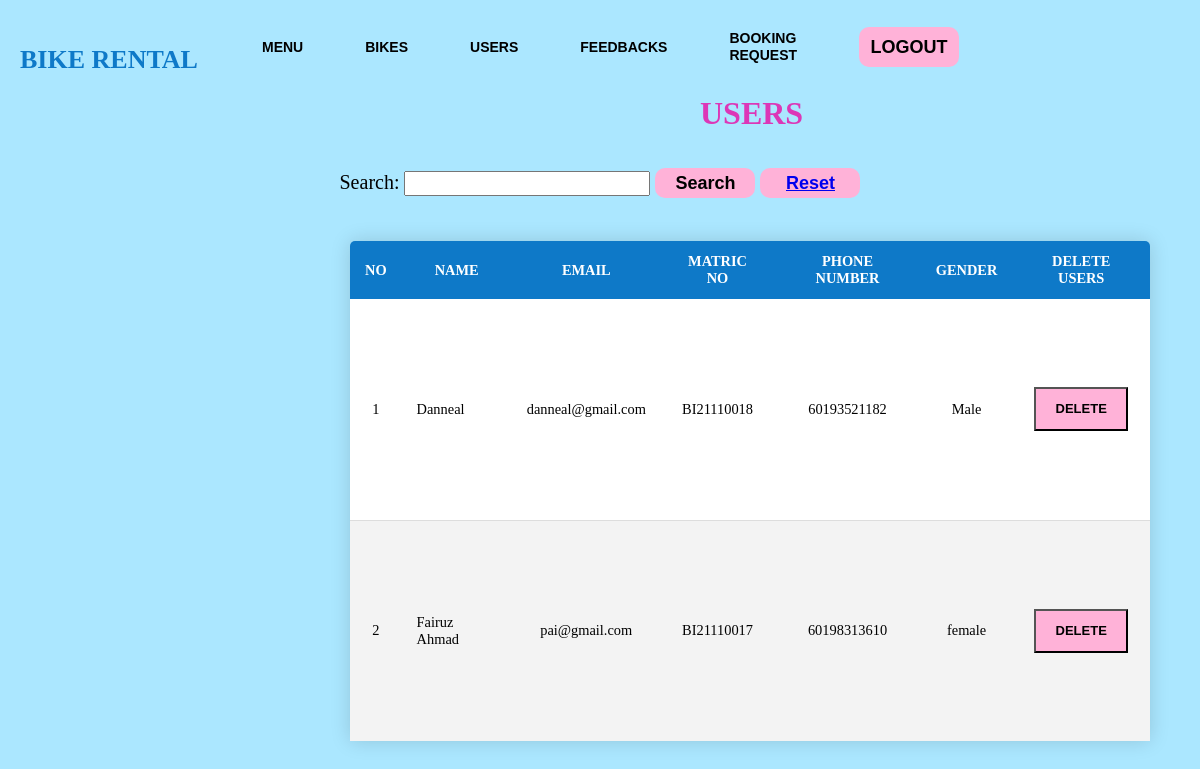
Screenshot of /adminusers.php with the database file from the repository.
### tables this page shows
CREATE TABLE `users` (
  `NAME` varchar(255) NOT NULL,
  `EMAIL` varchar(255) NOT NULL,
  `STUD_NUM` varchar(255) NOT NULL,
  `PHONE_NUMBER` bigint(11) NOT NULL,
  `PASSWORD` varchar(255) NOT NULL,
  `GENDER` varchar(255) NOT NULL
);

### adminusers.php (the view, shortened to what this page needs)
<!DOCTYPE html>
<html lang="en">
<head>
</head>
<body>
<?php
require_once('connection.php');
$query = "select * from users";
$queryy = mysqli_query($con, $query);
?>
<div class="background-container">
    <div class="hai">
        <div class="navbar">
            <div class="icon">
                <h2 class="logo">BIKE RENTAL</h2>
            </div>
            <div class="menu">
                <ul>
                    <li><a href="adminmenu.php">MENU</a></li>
                    <li><a href="adminbike.php">BIKES</a></li>
                    <li><a href="adminusers.php">USERS</a></li>
                    <li><a href="adminfeedback.php">FEEDBACKS</a></li>
                    <li><a href="adminbook.php">BOOKING REQUEST</a></li>
                    <li><button class="nn"><a href="adminlogout.php">LOGOUT</a></button></li>
                </ul>
            </div>
        </div>
        <div>
            <h1 class="header" style="padding-left: 50px;">USERS</h1><br><br>
            <div>
                <div style="text-align: center; font-size: 20px;">
                    <form method="GET" action="">
                        <label for="search">Search:</label>
                        <input type="text" name="search" id="search" style="font-size: 18px; padding-left: 10px;">
                        <button type="submit" class="nn2">Search</button>
                        <button type="submit" class="nn2"><a href="adminusers.php">Reset</a></button>
                    </form>
                </div>
                <br>
                <div>
                    <table class="content-table">
                        <thead>
                            <tr>
                                <th>NO</th>
                                <th>NAME</th>
                                <th>EMAIL</th>
                                <th>MATRIC NO</th>
                                <th>PHONE NUMBER</th>
                                <th>GENDER</th>
                                <th>DELETE USERS</th>
                            </tr>
                        </thead>
                        <tbody>
                            <?php
                            $ucounter = 1;
                            while ($res = mysqli_fetch_array($queryy)) {
                                $searchQuery = isset($_GET['search']) ? $_GET['search'] : '';
                                if (
                                    empty($searchQuery) ||
                                    stripos($res['NAME'], $searchQuery) !== false ||
                                    stripos($res['STUD_NUM'], $searchQuery) !== false ||
                                    stripos($res['EMAIL'], $searchQuery) !== false ||
                                    stripos($res['PHONE_NUMBER'], $searchQuery) !== false
                                ) {
                            ?>
                                    <tr class="active-row">
                                        <td><?php echo $ucounter; ?></td>
                                        <td style="text-align: left;"><?php echo $res['NAME']; ?></td>
                                        <td><?php echo $res['EMAIL']; ?></td>
                                        <td><?php echo $res['STUD_NUM']; ?></td>
                                        <td><?php echo $res['PHONE_NUMBER']; ?></td>
                                        <td><?php echo $res['GENDER']; ?></td>
                                        <td><button type="submit" class="but" name="approve"><a href="deleteuser.php?id=<?php echo $res['EMAIL'] ?>">DELETE</a></button></td>
                                    </tr>
                            <?php
                                    $ucounter++;
                                }
                            }
                            ?>
                        </tbody>
                    </table>
                </div>
            </div>
        </div>
    </div>
</div>
</body>
</html>

### adminusers.php (style rules this page uses)
* { margin: 0; padding: 0; }
.background-container { width: 100%; background: #ABE7FF; height: 109vh; animation: infiniteScrollBg 50s linear infinite; }
.navbar { width: 1200px; height: 75px; margin: auto; }
.icon { width: 200px; float: left; height: 70px; }
.logo { color: #0E79C8; font-size: 26px; font-family: 'Tahoma'; padding-left: 20px; float:left; padding-top: 45px; }
.menu { width: 400px; float: left; height: 70px; }
ul { float: left; display: flex; justify-content: center; align-items: center; }
ul li { list-style: none; margin-left: 62px; margin-top: 27px; font-size: 14px; }
ul li a { text-decoration: none; color: black; font-family: Arial; font-weight: bold; transition: 0.4s ease-in-out; }
.content-table { border-collapse: collapse; font-size: 0.9em; min-width: 400px; border-radius: 5px 5px 0 0; overflow: hidden; box-shadow: 0 0 20px rgba(0,0,0,0.15); margin-left: 350px; margin-top: 25px; width: 800px; height: 500px; }
.content-table thead tr { background-color: #0E79C8; color: white; text-align: left; }
.content-table th, .content-table td { padding: 12px 15px; text-align: center; }
.content-table tbody tr { border-bottom: 1px solid #dddddd; }
.content-table tbody tr:nth-of-type(even) { background-color: #f3f3f3; }
.content-table tbody tr:last-of-type { border-bottom: black; }
.content-table tbody { background-color: white; }
.header { margin-top: 20px; margin-left: 650px; color: #DC37B7; }
.nn { width:100px; background: #FFB2D8; border:none; height: 40px; font-size: 18px; border-radius: 10px; cursor: pointer; color:black; transition: 0.4s ease; }
.nn2 { width:100px; background: #FFB2D8; border:none; height: 30px; font-size: 18px; border-radius: 10px; cursor: pointer; color:black; transition: 0.4s ease; text-decoration: none; font-weight: bold; }
.nn a { text-decoration: none; color: black; font-weight: bold; }
.but { background: #FFB2D8; transition: 0.4s ease; }
.but a { width: 90px; border: none; height: auto; font-size: 13px; border-radius: 0px; cursor: pointer; color: black; transition: 0.4s ease; text-decoration: none; font-weight: bold; display: inline-block; line-height: 40px; text-align: center; }

### rows the page displays
users: NAME "Danneal", EMAIL "danneal@gmail.com", STUD_NUM "BI21110018", PHONE_NUMBER "60193521182", GENDER "Male"
users: NAME "Fairuz Ahmad", EMAIL "pai@gmail.com", STUD_NUM "BI21110017", PHONE_NUMBER "60198313610", GENDER "female"
